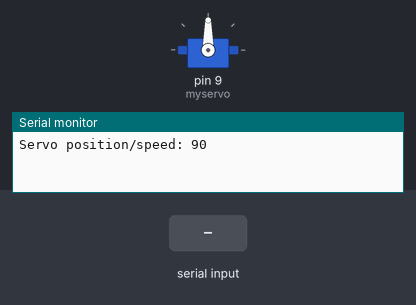
Simulated run of this sketch. Board: Arduino Uno, built with avr-gcc and run on an emulated ATmega328P. On the bench: servo, the last lines printed to the serial monitor. The inputs (shaded band) are chosen by the test bench.

Above: at 2.2 s.
2.3 s: "90,45\n" received over Serial
At 5.0 s:
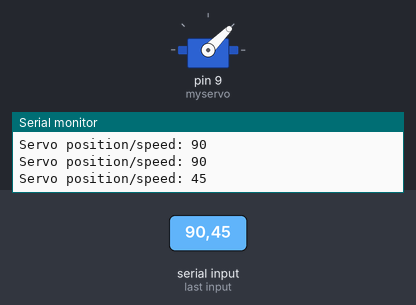
5.3 s: "30,150\n" received over Serial
At 6.1 s:
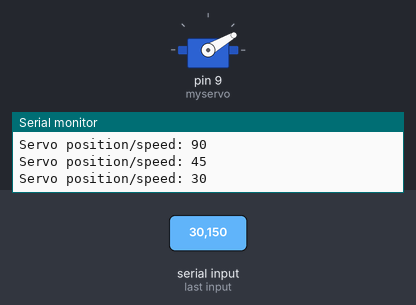
At 7.3 s:
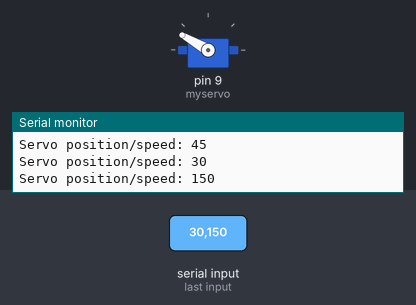
7.8 s: "200\n" received over Serial
Timing chart, 0 to 14.3 s (numbered marks = the images above; inputs shaded):
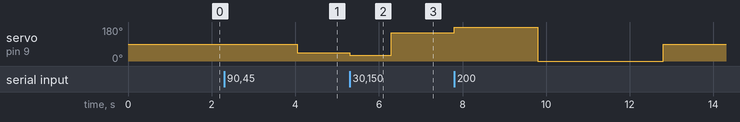

Measured:
- after the input at 2.3 s, servo on pin 9 (myservo): 90° → 45° after 1.8 s
- after the input at 5.3 s, servo on pin 9 (myservo): 45° → 30° at once, → 150° 1.0 s later

The sketch:

controlServo.ino
```cpp
/*
 *  This servo, SG90 360 degrees seems to be a motor:
 *
 *  position   0 means maximum speed right (clockwise)
 *  position  45 means medium speed right (clockwise)
 *  position  90 means still, not moving, idle position
 *  position 135 means medium speed left (counterclockwise)
 *  position 180 means maximum speed left (counterclockwise)
 */

#include <Servo.h>

Servo myservo;  // create Servo object to control a servo
// twelve Servo objects can be created on most boards

int pos = 0;    // variable to store the servo position
bool servoaction = false;

void set_servo(int position, int duration=1000) {
  Serial.print(F("Servo position/speed: "));
  Serial.println(position);
  myservo.write(position);
  delay(duration);
  servoaction = true;
}

int valinput = 90; // idle for this servo

void setup() {
  Serial.begin(115200);
  while (!Serial) {
    // some boards need this because of native USB capability
  }

  myservo.attach(9); // attaches the servo on pin 9 to the Servo object

  set_servo(valinput);
}

void loop() {
  // for (pos = 0; pos <= 180; pos += 1) { // goes from 0 degrees to 180 degrees
  //   // in steps of 1 degree
  //   set_servo(pos);                // tell servo to go to position in variable 'pos'
  // }
  // for (pos = 180; pos >= 0; pos -= 1) { // goes from 180 degrees to 0 degrees
  //   set_servo(pos);                // tell servo to go to position in variable 'pos'
  // }

  while (Serial.available() > 0) {
    valinput = Serial.parseInt();
    if (valinput > -1) {
      set_servo(valinput);
    }
  }

  if (servoaction) {
    delay(2000); // after 2 seconds, go back to neutral for this exercise
    set_servo(90, 50);
    servoaction = false;
  }
}
```
